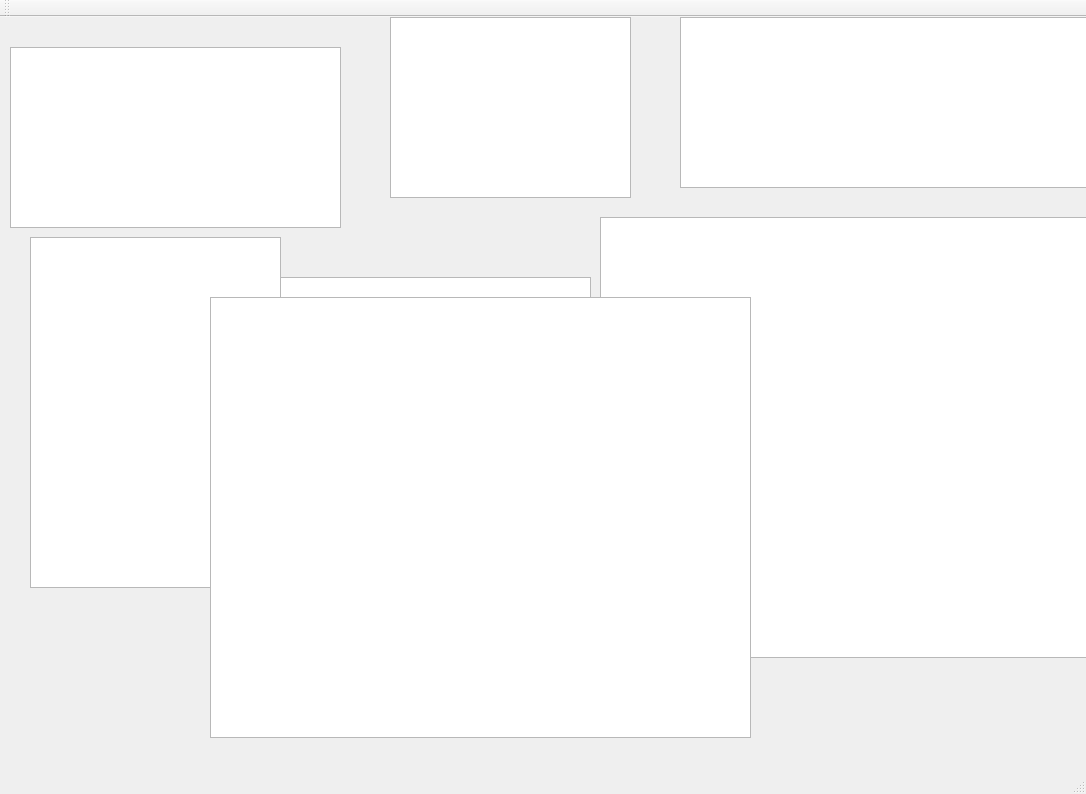
<?xml version="1.0" encoding="UTF-8"?>
<ui version="4.0">
 <class>MainWindow</class>
 <widget class="QMainWindow" name="MainWindow">
  <property name="geometry">
   <rect>
    <x>0</x>
    <y>0</y>
    <width>1086</width>
    <height>794</height>
   </rect>
  </property>
  <property name="windowTitle">
   <string>MainWindow</string>
  </property>
  <widget class="QWidget" name="centralWidget">
   <widget class="QChartView" name="chart_R">
    <property name="geometry">
     <rect>
      <x>10</x>
      <y>30</y>
      <width>331</width>
      <height>181</height>
     </rect>
    </property>
   </widget>
   <widget class="QChartView" name="HRV2_histogram">
    <property name="geometry">
     <rect>
      <x>30</x>
      <y>220</y>
      <width>251</width>
      <height>351</height>
     </rect>
    </property>
   </widget>
   <widget class="QChartView" name="QRS_chart">
    <property name="geometry">
     <rect>
      <x>680</x>
      <y>0</y>
      <width>411</width>
      <height>171</height>
     </rect>
    </property>
   </widget>
   <widget class="QChartView" name="baseline">
    <property name="geometry">
     <rect>
      <x>390</x>
      <y>0</y>
      <width>241</width>
      <height>181</height>
     </rect>
    </property>
   </widget>
   <widget class="QChartView" name="HRV2_poincare">
    <property name="geometry">
     <rect>
      <x>280</x>
      <y>260</y>
      <width>311</width>
      <height>251</height>
     </rect>
    </property>
   </widget>
   <widget class="QChartView" name="Chart_HRV1">
    <property name="geometry">
     <rect>
      <x>600</x>
      <y>200</y>
      <width>541</width>
      <height>441</height>
     </rect>
    </property>
   </widget>
   <widget class="QChartView" name="Chart_DFA">
    <property name="geometry">
     <rect>
      <x>210</x>
      <y>280</y>
      <width>541</width>
      <height>441</height>
     </rect>
    </property>
   </widget>
  </widget>
  <widget class="QMenuBar" name="menuBar">
   <property name="geometry">
    <rect>
     <x>0</x>
     <y>0</y>
     <width>1086</width>
     <height>19</height>
    </rect>
   </property>
  </widget>
  <widget class="QToolBar" name="mainToolBar">
   <attribute name="toolBarArea">
    <enum>TopToolBarArea</enum>
   </attribute>
   <attribute name="toolBarBreak">
    <bool>false</bool>
   </attribute>
  </widget>
  <widget class="QStatusBar" name="statusBar"/>
 </widget>
 <layoutdefault spacing="6" margin="11"/>
 <customwidgets>
  <customwidget>
   <class>QChartView</class>
   <extends>QGraphicsView</extends>
   <header>QtCharts</header>
  </customwidget>
 </customwidgets>
 <resources/>
 <connections/>
</ui>
